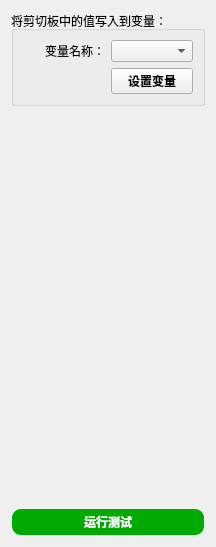
       <widget class="QWidget" name="tab_45">
        <attribute name="title">
         <string>获取剪切板</string>
        </attribute>
        <layout class="QVBoxLayout" name="verticalLayout_64">
         <item>
          <widget class="QGroupBox" name="groupBox_76">
           <property name="title">
            <string>将剪切板中的值写入到变量：</string>
           </property>
           <layout class="QGridLayout" name="gridLayout_72" columnstretch="1,1">
            <item row="0" column="1">
             <widget class="QComboBox" name="comboBox_73" />
            </item>
            <item row="0" column="0">
             <widget class="QLabel" name="label_175">
              <property name="text">
               <string>变量名称：</string>
              </property>
              <property name="alignment">
               <set>Qt::AlignmentFlag::AlignRight|Qt::AlignmentFlag::AlignTrailing|Qt::AlignmentFlag::AlignVCenter</set>
              </property>
             </widget>
            </item>
            <item row="2" column="0">
             <spacer name="horizontalSpacer_25">
              <property name="orientation">
               <enum>Qt::Orientation::Horizontal</enum>
              </property>
              <property name="sizeHint" stdset="0">
               <size>
                <width>84</width>
                <height>20</height>
               </size>
              </property>
             </spacer>
            </item>
            <item row="2" column="1">
             <widget class="QPushButton" name="pushButton_74">
              <property name="font">
               <font>
                <family>微软雅黑</family>
                <bold>true</bold>
               </font>
              </property>
              <property name="text">
               <string>设置变量</string>
              </property>
             </widget>
            </item>
           </layout>
          </widget>
         </item>
         <item>
          <spacer name="verticalSpacer_40">
           <property name="orientation">
            <enum>Qt::Orientation::Vertical</enum>
           </property>
           <property name="sizeHint" stdset="0">
            <size>
             <width>20</width>
             <height>396</height>
            </size>
           </property>
          </spacer>
         </item>
         <item>
          <widget class="QPushButton" name="pushButton_75">
           <property name="palette">
            <palette>
             <active>
              <colorrole role="WindowText">
               <brush brushstyle="SolidPattern">
                <color alpha="255">
                 <red>255</red>
                 <green>255</green>
                 <blue>255</blue>
                </color>
               </brush>
              </colorrole>
              <colorrole role="Button">
               <brush brushstyle="SolidPattern">
                <color alpha="255">
                 <red>0</red>
                 <green>170</green>
                 <blue>0</blue>
                </color>
               </brush>
              </colorrole>
              <colorrole role="Text">
               <brush brushstyle="SolidPattern">
                <color alpha="255">
                 <red>255</red>
                 <green>255</green>
                 <blue>255</blue>
                </color>
               </brush>
              </colorrole>
              <colorrole role="ButtonText">
               <brush brushstyle="SolidPattern">
                <color alpha="255">
                 <red>255</red>
                 <green>255</green>
                 <blue>255</blue>
                </color>
               </brush>
              </colorrole>
              <colorrole role="Base">
               <brush brushstyle="SolidPattern">
                <color alpha="255">
                 <red>0</red>
                 <green>170</green>
                 <blue>0</blue>
                </color>
               </brush>
              </colorrole>
              <colorrole role="Window">
               <brush brushstyle="SolidPattern">
                <color alpha="255">
                 <red>0</red>
                 <green>170</green>
                 <blue>0</blue>
                </color>
               </brush>
              </colorrole>
              <colorrole role="PlaceholderText">
               <brush brushstyle="NoBrush">
                <color alpha="128">
                 <red>255</red>
                 <green>255</green>
                 <blue>255</blue>
                </color>
               </brush>
              </colorrole>
             </active>
             <inactive>
              <colorrole role="WindowText">
               <brush brushstyle="SolidPattern">
                <color alpha="255">
                 <red>255</red>
                 <green>255</green>
                 <blue>255</blue>
                </color>
               </brush>
              </colorrole>
              <colorrole role="Button">
               <brush brushstyle="SolidPattern">
                <color alpha="255">
                 <red>0</red>
                 <green>170</green>
                 <blue>0</blue>
                </color>
               </brush>
              </colorrole>
              <colorrole role="Text">
               <brush brushstyle="SolidPattern">
                <color alpha="255">
                 <red>255</red>
                 <green>255</green>
                 <blue>255</blue>
                </color>
               </brush>
              </colorrole>
              <colorrole role="ButtonText">
               <brush brushstyle="SolidPattern">
                <color alpha="255">
                 <red>255</red>
                 <green>255</green>
                 <blue>255</blue>
                </color>
               </brush>
              </colorrole>
              <colorrole role="Base">
               <brush brushstyle="SolidPattern">
                <color alpha="255">
                 <red>0</red>
                 <green>170</green>
                 <blue>0</blue>
                </color>
               </brush>
              </colorrole>
              <colorrole role="Window">
               <brush brushstyle="SolidPattern">
                <color alpha="255">
                 <red>0</red>
                 <green>170</green>
                 <blue>0</blue>
                </color>
               </brush>
              </colorrole>
              <colorrole role="PlaceholderText">
               <brush brushstyle="NoBrush">
                <color alpha="128">
                 <red>255</red>
                 <green>255</green>
                 <blue>255</blue>
                </color>
               </brush>
              </colorrole>
             </inactive>
             <disabled>
              <colorrole role="WindowText">
               <brush brushstyle="SolidPattern">
                <color alpha="255">
                 <red>255</red>
                 <green>255</green>
                 <blue>255</blue>
                </color>
               </brush>
              </colorrole>
              <colorrole role="Button">
               <brush brushstyle="SolidPattern">
                <color alpha="255">
                 <red>0</red>
                 <green>170</green>
                 <blue>0</blue>
                </color>
               </brush>
              </colorrole>
              <colorrole role="Text">
               <brush brushstyle="SolidPattern">
                <color alpha="255">
                 <red>255</red>
                 <green>255</green>
                 <blue>255</blue>
                </color>
               </brush>
              </colorrole>
              <colorrole role="ButtonText">
               <brush brushstyle="SolidPattern">
                <color alpha="92">
                 <red>0</red>
                 <green>0</green>
                 <blue>0</blue>
                </color>
               </brush>
              </colorrole>
              <colorrole role="Base">
               <brush brushstyle="SolidPattern">
                <color alpha="255">
                 <red>0</red>
                 <green>170</green>
                 <blue>0</blue>
                </color>
               </brush>
              </colorrole>
              <colorrole role="Window">
               <brush brushstyle="SolidPattern">
                <color alpha="255">
                 <red>0</red>
                 <green>170</green>
                 <blue>0</blue>
                </color>
               </brush>
              </colorrole>
              <colorrole role="PlaceholderText">
               <brush brushstyle="NoBrush">
                <color alpha="128">
                 <red>255</red>
                 <green>255</green>
                 <blue>255</blue>
                </color>
               </brush>
              </colorrole>
             </disabled>
            </palette>
           </property>
           <property name="font">
            <font>
             <family>Microsoft YaHei</family>
             <bold>true</bold>
            </font>
           </property>
           <property name="styleSheet">
            <string notr="true">QPushButton {
    background-color: rgb(0, 170, 0);
    color: white;
    border-radius: 10px; /* 设置圆角半径 */
    font-family: 'Microsoft YaHei'; /* 设置字体为微软雅黑 */
    padding: 3px 5px; /* 设置内边距，使按钮看起来更美观 */
    border: 2px solid transparent; /* 设置边框为透明 */
}

QPushButton:hover {
    background-color: rgb(0, 150, 0); /* 设置鼠标悬停时的背景颜色 */
}

QPushButton:pressed {
    background-color: rgb(0, 100, 0); /* 设置按钮按下时的背景颜色 */
}
</string>
           </property>
           <property name="text">
            <string>运行测试</string>
           </property>
          </widget>
         </item>
        </layout>
       </widget>
